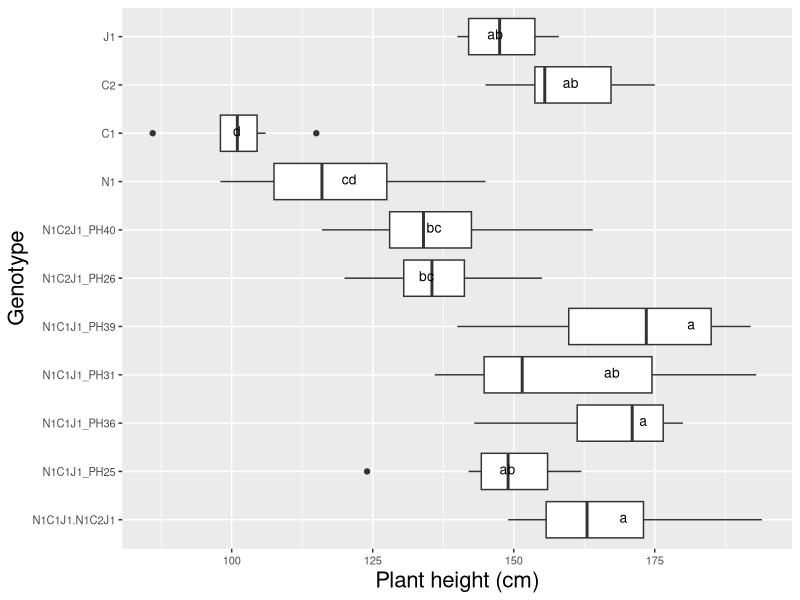

Write the R code that produced this figure.
# Comparison 2XY: Novel allohexaploids

#load packages 
install.packages("multcompView")
install.packages("viridis")
install.packages("viridisLite")
library(viridis)
library(viridisLite)
library(tidyverse)
library(dplyr)
library(ggplot2)
library(ggpubr)
library(datasets)
library(multcompView)


# vollständige Rohdatentabelle laden ######
getwd()
DATA <- read_csv("EPPN raw data complete 220419.csv")
View(DATA)


#drop first column
DATA = DATA[,2:37]
View(DATA)

#### subsetting #####
comp_N1C1J1_N1C2J1 <- DATA[DATA$Genotype %in% c("N1", "C1", "C2", "J1", 
                                         "N1C1J1_PH25", "N1C1J1_PH36", "N1C1J1_PH31", "N1C1J1_PH39", 
                                         "N1C2J1_PH26", "N1C2J1_PH40", 
                                         "N1C1J1.N1C2J1"), ]
head(comp_N1C1J1_N1C2J1)
View(comp_N1C1J1_N1C2J1)


# ANOVA, Tukey & Boxplot with CLD according to Rosane Rech##########################################################
# loading the appropriate libraries
library(datasets)

#remove previous objects
rm(anova)
rm(tukey)
rm(cld)
rm(Tk)

# analysis of variance
anova <- aov(plant_height ~ Genotype, data = comp_N1C1J1_N1C2J1)
summary(anova)

# Tukey's test
tukey <- TukeyHSD(anova)
print(tukey)

# compact letter display
cld <- multcompLetters4(anova, tukey)
print(cld)

# table with factors and 3rd quantile
Tk <- group_by(comp_N1C1J1_N1C2J1, Genotype) %>%
  summarise(mean = round(mean(plant_height, na.rm = TRUE), digits = 1), quant = round(quantile(plant_height, probs = 0.75, na.rm = TRUE), digits = 1)) %>%
  arrange(desc(mean)) #WICHTIG: arrange(desc(mean)) muss hier rein!!!

# extracting the compact letter display and adding to the Tk table
cld <- as.data.frame.list(cld$Genotype)
Tk$cld <- cld$Letters
print(Tk) # print dient der Überprüfung: Mittelwerte und Letter code 
# in der gleichen Reihenfolge angeordnet?

# Reorder factor levels in comp_N1C1J1_N1C2J1
comp_N1C1J1_N1C2J1ord <- comp_N1C1J1_N1C2J1                             
comp_N1C1J1_N1C2J1ord$Genotype <- factor(comp_N1C1J1_N1C2J1ord$Genotype,     
                                  levels = c("N1C1J1.N1C2J1",
                                             "N1C1J1_PH25", "N1C1J1_PH36", "N1C1J1_PH31", "N1C1J1_PH39", 
                                             "N1C2J1_PH26", "N1C2J1_PH40", 
                                             "N1", "C1", "C2", "J1"))

Tkord <- Tk
Tkord$Genotype <- factor(Tkord$Genotype,     
                         levels = c("N1C1J1.N1C2J1",
                                    "N1C1J1_PH25", "N1C1J1_PH36", "N1C1J1_PH31", "N1C1J1_PH39", 
                                    "N1C2J1_PH26", "N1C2J1_PH40", 
                                    "N1", "C1", "C2", "J1"))

#boxplot plant_height N5C2J2
ggplot(comp_N1C1J1_N1C2J1ord, aes(Genotype, plant_height)) + 
  geom_boxplot() +
  labs(x="Genotype", y="Plant height (cm)") +
  geom_text(data = Tkord, aes(x = Genotype, y = quant, label = cld), color = "black", size = 3.5, vjust = 0.3, hjust = 3) +
  coord_flip() +
  theme(axis.title = element_text(size = 16),
        legend.text = element_text(size = 12),
        legend.title= element_blank(),
        axis.title.x = element_text(size = 16),
        axis.title.y = element_text(size = 16),
        axis.text.x = element_text(size = 8),
        axis.text.y = element_text(size = 8)) 
